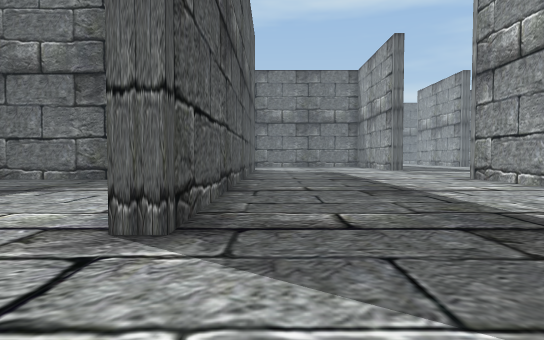
view 1 (above)

24 first-person views from a walk through a scene from a Unity 3-D project. The camera is 1.3 m above the floor, tilts 2° down and sees 75° across. The floor is counted in squares, 2 m on a side. Each view is taken from the middle of a square. On the plan, view 1 faces up. The plan holds only what a view shows up to about 10 squares ahead; the rest is blank. The place goes on beyond the plan. The player is left out. Some animated figures are left out.

view 2
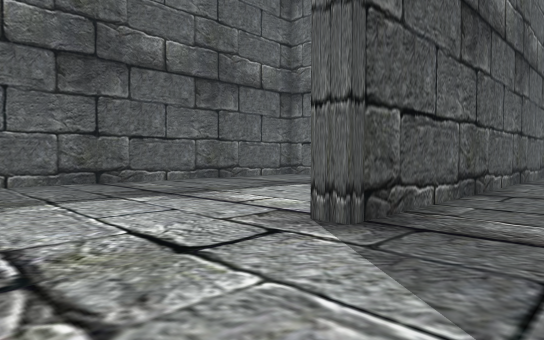

view 3
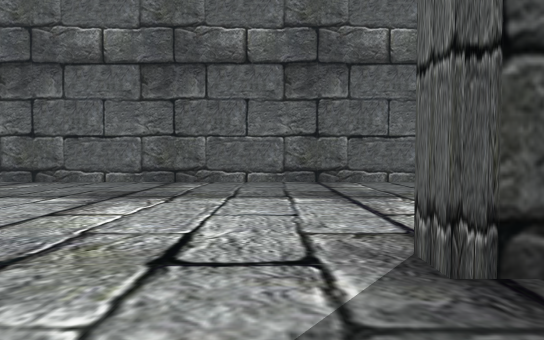

view 4
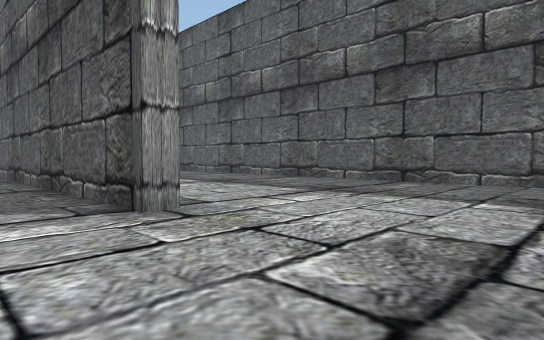

view 5
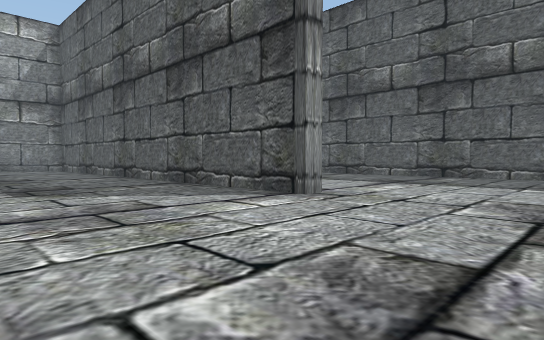

view 6
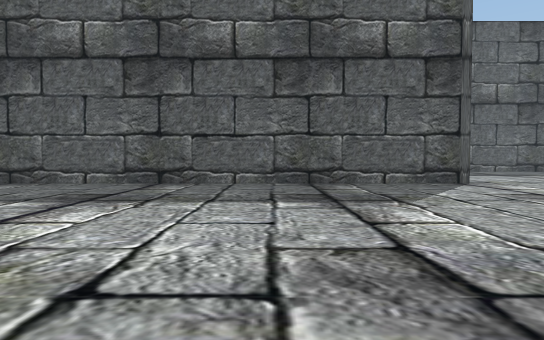

view 7
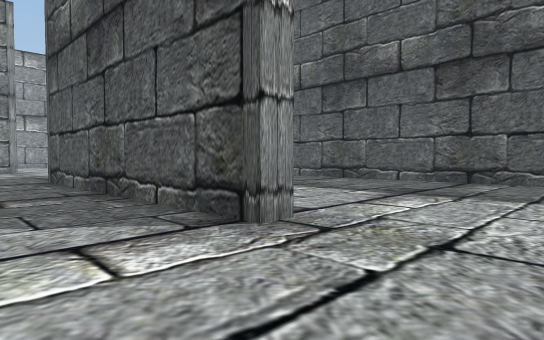

view 8
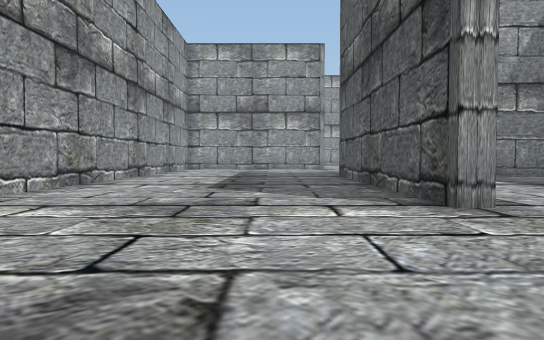

view 9
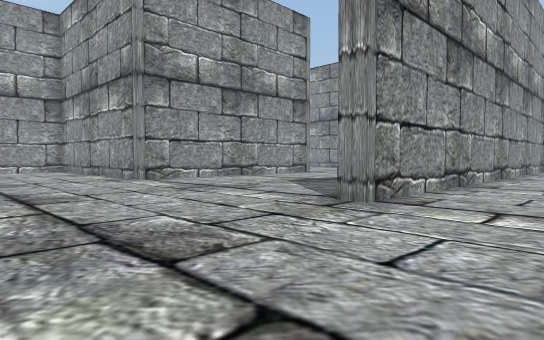

view 10
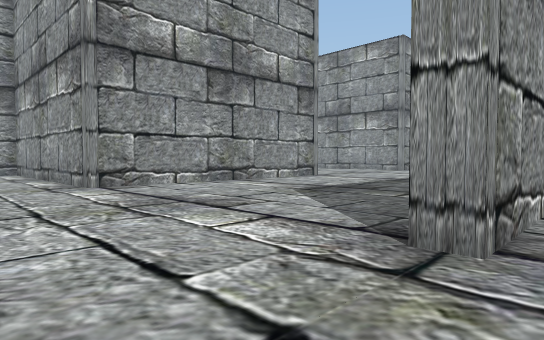

view 11
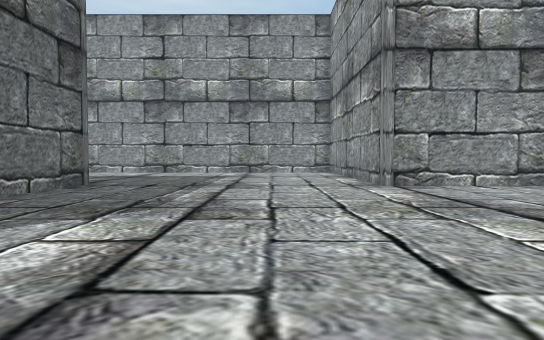

view 12
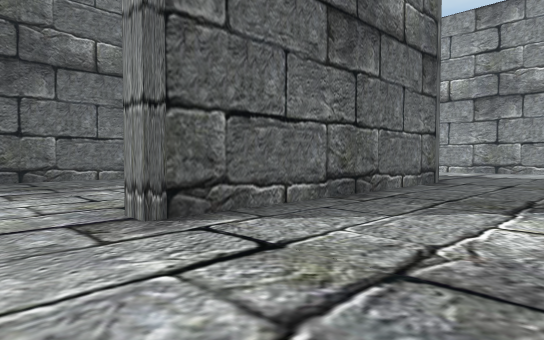

view 13
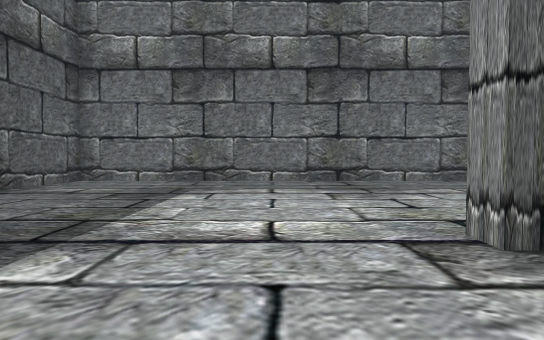

view 14
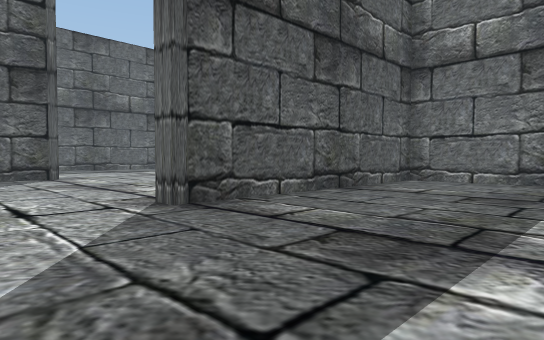

view 15
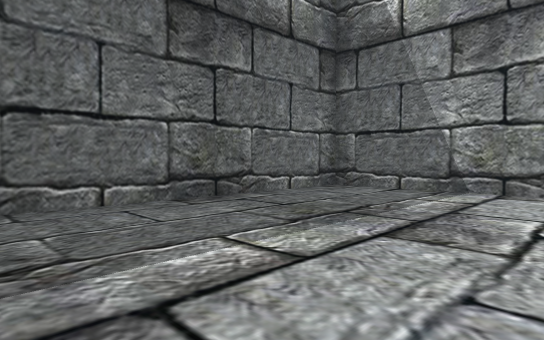

view 16
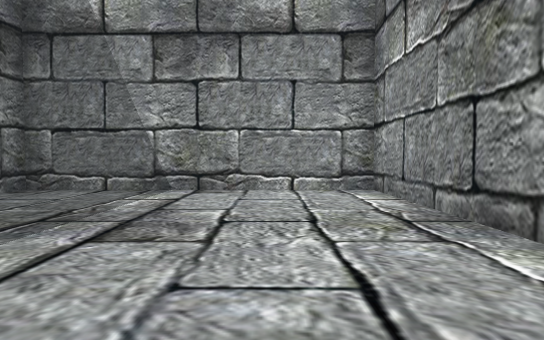

view 17
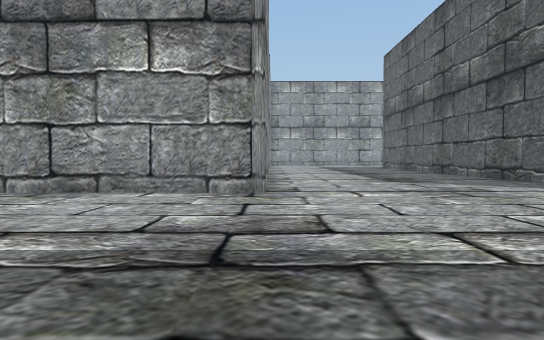

view 18
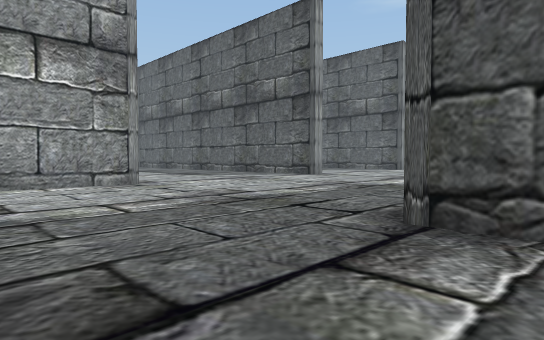

view 19
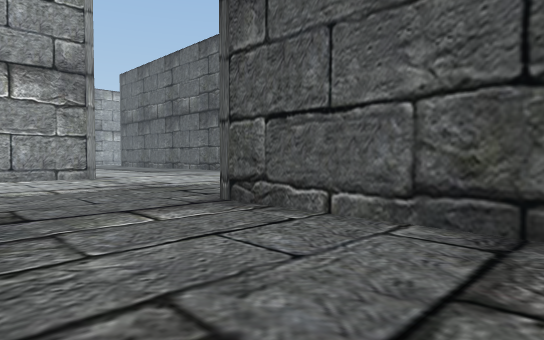

view 20
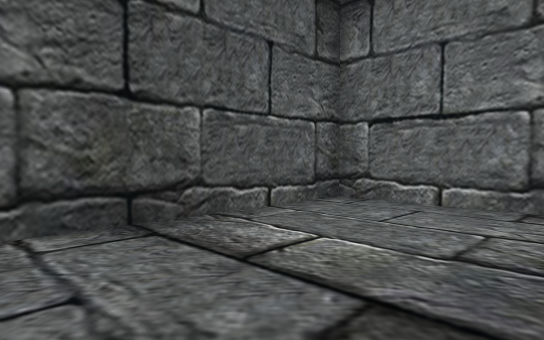

view 21
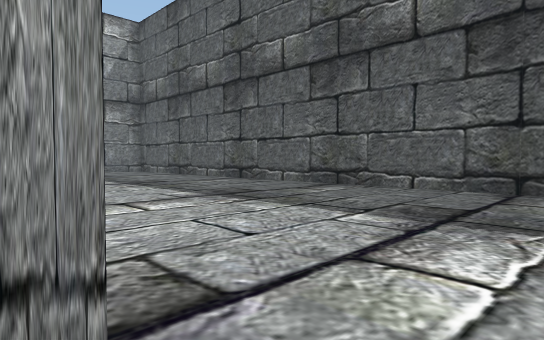

view 22
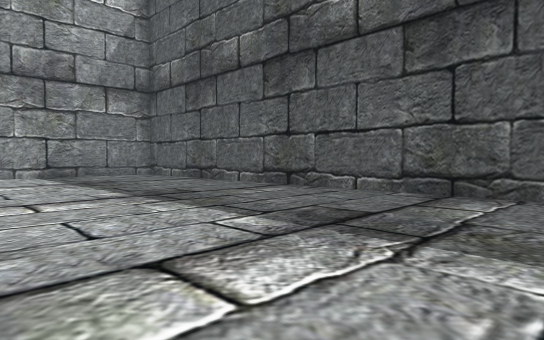

view 23
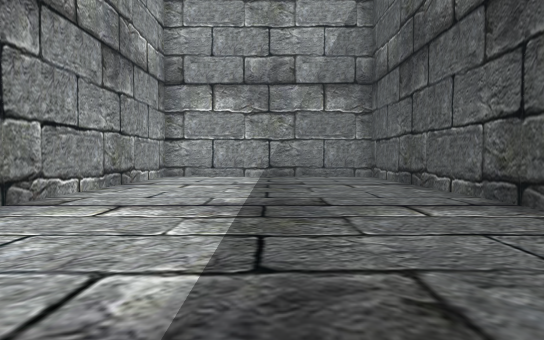

view 24
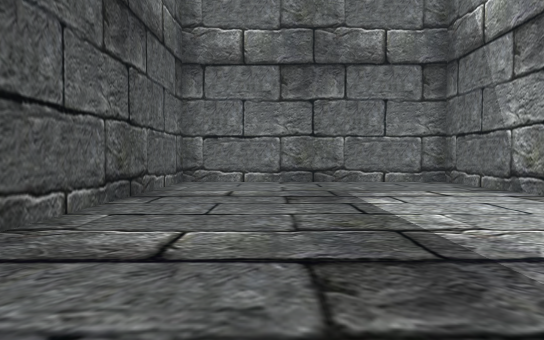

### Floor plan
Points are (right, up) in squares from view 1. A wall is a line through its corners. A room is listed if a view was taken in it or the views show most of it. See-through windows are left out.
Room 1 (views 1, 2, 3, 4, 5, 6, 7, 8, 9, 10, 11, 12, 13, 14, 15, 16, 17, 18, 19, 20, 21, 22, 23, 24)
walls: (6, -11.5) (6.6, -11.5) (6.6, -17.5); (16.6, -4) (21.1, -4) (21.1, 3) (6.6, 3) (6.6, -4.5) (6.1, -4.5); (-1.4, -4) (-0.9, -4) (-0.9, -15.9); (14.1, -13.9) (14.1, -15); (6.1, 7.9) (6.1, 10.1); (-1.4, 7) (-1.4, 10.5) (-8.4, 10.5) (-8.4, -17); (13.6, -17.5) (13.6, -11.5) (14.1, -11.5); (-1.4, -17) (-1.4, -11.6); (21.1, -15.2) (21.1, -11.5) (25.5, -11.5); (24.4, 3) (21.6, 3) (21.6, -4.5) (13.6, -4.5) (13.6, -4); (-0.9, 12.4) (-0.9, 3) (-1.4, 3)

Positions as (right, up) in squares from view 1, and headings:
1: (0, 0), facing up
2: (1, 0), facing up-left
3: (1, 2), facing left
4: (1, 0), facing down-left
5: (4, 0), facing down-left
6: (8, -9), facing left
7: (9, -9), facing down-left
8: (9, -7), facing down
9: (11, -7), facing down-right
10: (13, -9), facing down-right
11: (13, -9), facing right
12: (12, -8), facing up-right
13: (12, -7), facing up
14: (11, -7), facing up-left
15: (14, -2), facing up-right
16: (14, -2), facing right
17: (21, -5), facing down
18: (25, -3), facing down-left
19: (25, 0), facing down-left
20: (25, -2), facing up-left
21: (-1, -3), facing down-left
22: (-2, -6), facing down-left
23: (-5, -7), facing down
24: (-6, 1), facing up
